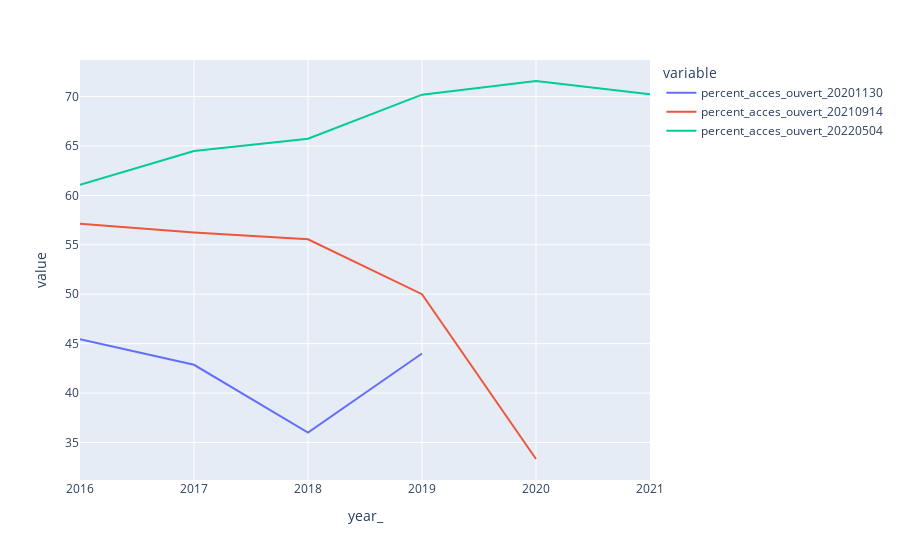

Notebook code cell kept with this figure:
### Code cell
fig = px.line(dp.sort_values(by=['year_'], ascending=[True]), x='year_', y=['percent_acces_ouvert_20201130','percent_acces_ouvert_20210914','percent_acces_ouvert_20220504'])
fig.update_traces(connectgaps=False)

### Figure 1 — Plotly figure (JSON) as saved in the notebook; plotly's stock layout.template omitted (floating-point values rounded to 4 significant figures)
{"data": [{"connectgaps": false, "hovertemplate": "variable=percent_acces_ouvert_20201130<br>year_=%{x}<br>value=%{y}<extra></extra>", "legendgroup": "percent_acces_ouvert_20201130", "line": {"color": "#636efa", "dash": "solid"}, "mode": "lines", "name": "percent_acces_ouvert_20201130", "orientation": "v", "showlegend": true, "type": "scatter", "x": [2016, 2017, 2018, 2019, 2020, 2021], "xaxis": "x", "y": [45.45, 42.86, 36, 44, null, null], "yaxis": "y"}, {"connectgaps": false, "hovertemplate": "variable=percent_acces_ouvert_20210914<br>year_=%{x}<br>value=%{y}<extra></extra>", "legendgroup": "percent_acces_ouvert_20210914", "line": {"color": "#EF553B", "dash": "solid"}, "mode": "lines", "name": "percent_acces_ouvert_20210914", "orientation": "v", "showlegend": true, "type": "scatter", "x": [2016, 2017, 2018, 2019, 2020, 2021], "xaxis": "x", "y": [57.14, 56.25, 55.56, 50, 33.33, null], "yaxis": "y"}, {"connectgaps": false, "hovertemplate": "variable=percent_acces_ouvert_20220504<br>year_=%{x}<br>value=%{y}<extra></extra>", "legendgroup": "percent_acces_ouvert_20220504", "line": {"color": "#00cc96", "dash": "solid"}, "mode": "lines", "name": "percent_acces_ouvert_20220504", "orientation": "v", "showlegend": true, "type": "scatter", "x": [2016, 2017, 2018, 2019, 2020, 2021], "xaxis": "x", "y": [61.06, 64.49, 65.73, 70.19, 71.57, 70.22], "yaxis": "y"}], "layout": {"legend": {"title": {"text": "variable"}, "tracegroupgap": 0}, "margin": {"t": 60}, "xaxis": {"anchor": "y", "domain": [0, 1], "title": {"text": "year_"}}, "yaxis": {"anchor": "x", "domain": [0, 1], "title": {"text": "value"}}}}
